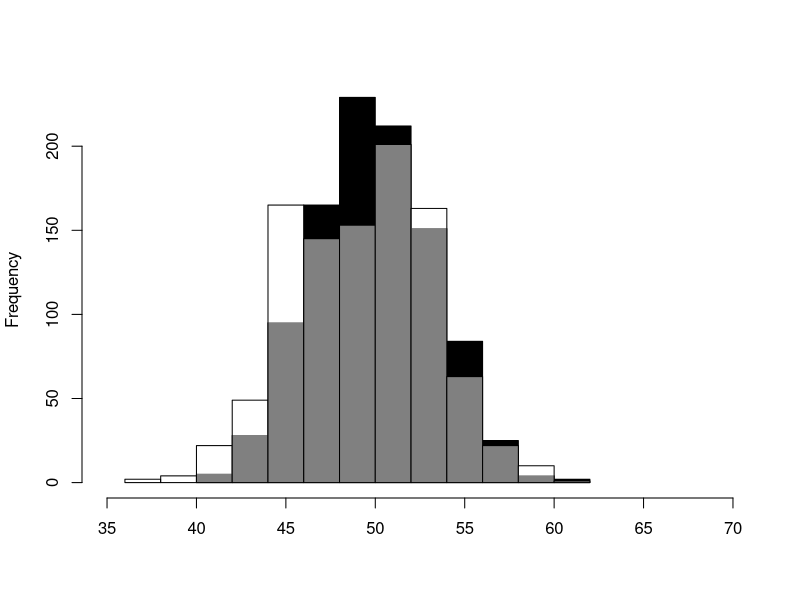
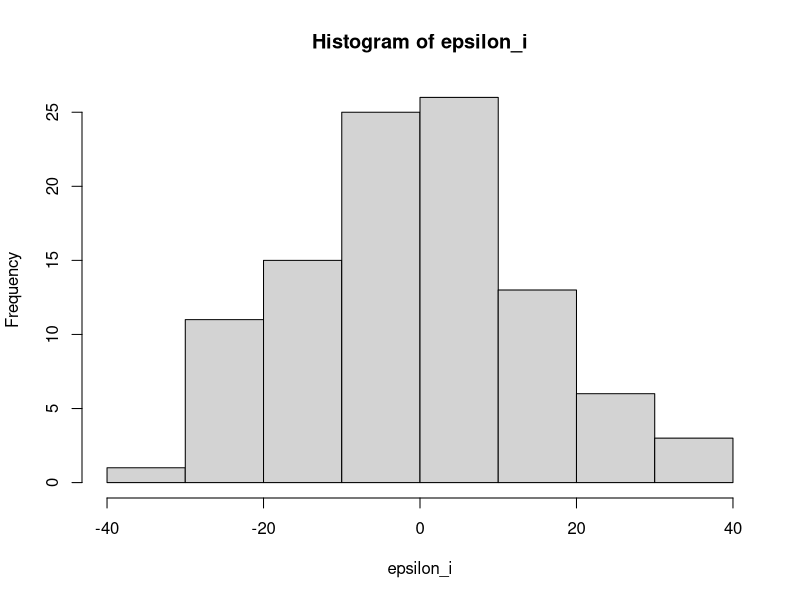
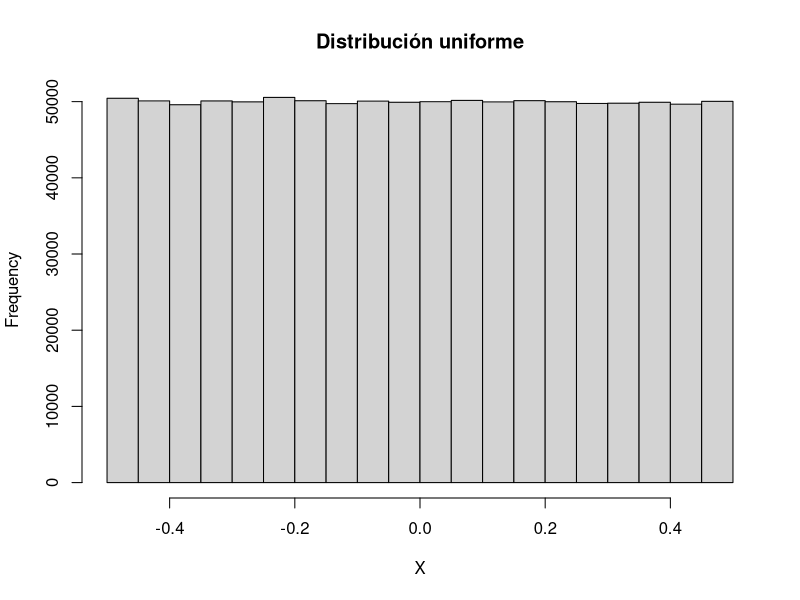
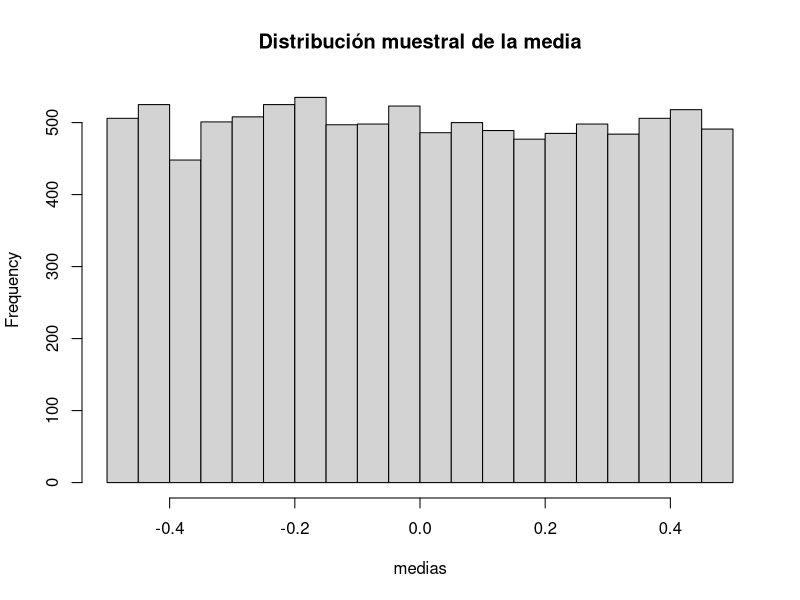
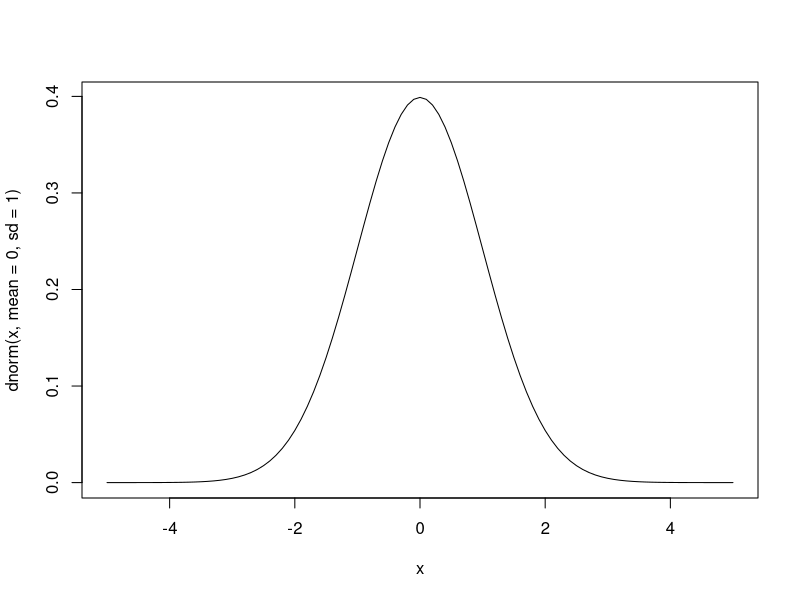
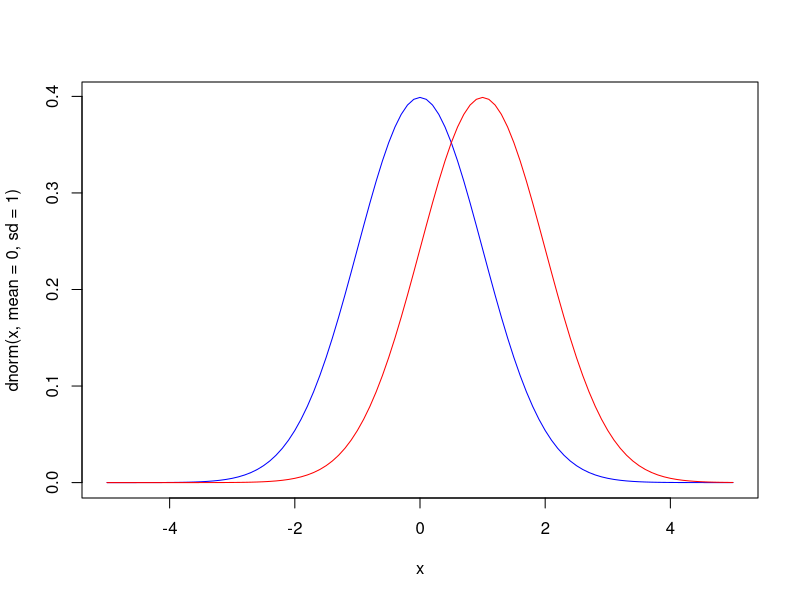
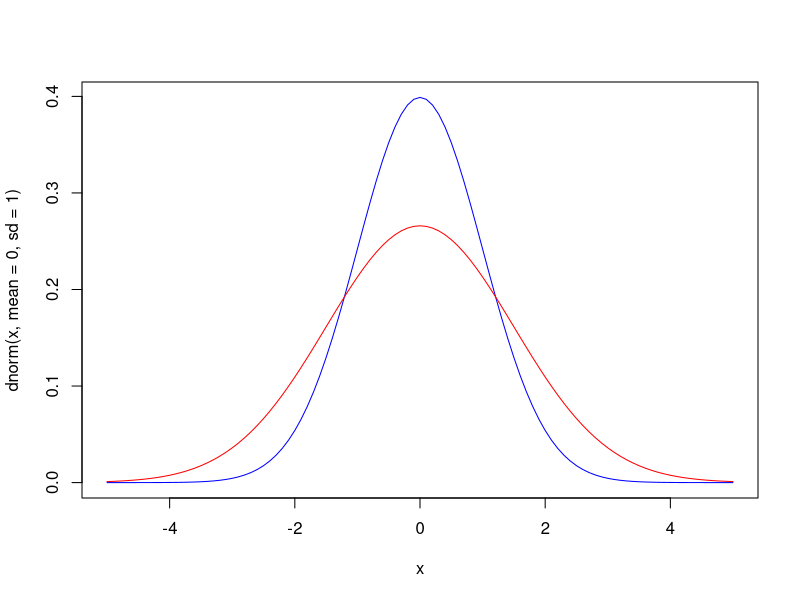
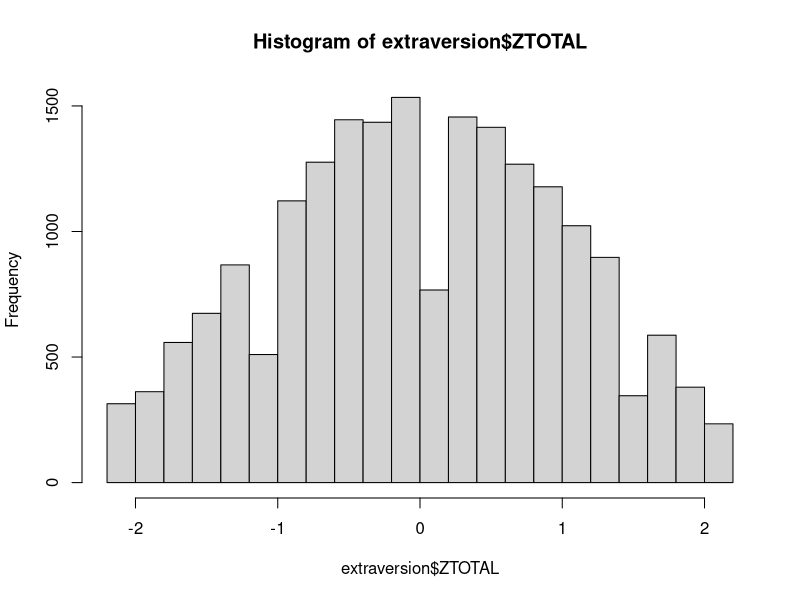

Reproduce these figures in R, in order.
## ---- chunk 1
library(readr)
library(dplyr)
## ---- chunk 2
epsilon_i <- c(
  -11, 6, 32, 15, 20, 11, -19, 8, 1, 7, 12, -5, 29, -14, -4, 0,
  -15, 11, -31, 12, 0, -4, -11, -22, 7, -10, -4, -2, 14, 0, 4, 
  7, -8, -13, -15, 17, 2, -14, -5, 10, -5, -2, 3, 4, 22, -17, 12, 
  -26, -1, 9, -6, -22, -7, -25, -23, -8, -20, 4, 29, -10, -12, 
  13, 3, 28, 10, 5, 10, -7, 1, 2, 1, -2, -3, -4, 6, 17, 31, 24,
  19, -5, 4, -23, 10, -26, -15, 20, -11, -24, 3, 2, -6, 25, -9,
  -5, -5, -28, 5, -19, 35, -24)
## ---- chunk 3
e_i <- sample(x = epsilon_i, size = 20, replace = TRUE)
## ---- chunk 4
Y_i = 50 + e_i
## ---- chunk 5
mean(Y_i)
median(Y_i)
## ---- chunk 6
medias <- vector(mode = "numeric")
medianas <- vector(mode = "numeric")

for (i in 1:1000) {
  e_i <- sample(x = epsilon_i, size = 20, replace = TRUE)
  Y_i = 50 + e_i
  medias[i] <- mean(Y_i)
  medianas[i] <- median(Y_i)
}
## ---- chunk 7
mean(medias)
mean(medianas)
## ---- chunk 8
hist(medias, col = "black", main = "", xlab = "", xlim = c(35, 70))
hist(medianas, col = rgb(1, 1, 1, 0.5), add = TRUE)
## ---- chunk 9
hist(epsilon_i)
## ---- chunk 10
N <- 1e6
X <- runif(N, -0.5, 0.5)
hist(X, main = "Distribución uniforme")
## ---- chunk 11
medias <- vector(mode = "numeric")
n <- 1

for (i in 1:10000) medias[i] <- mean(sample(x = X, size = n, replace = TRUE))

hist(medias, main = "Distribución muestral de la media")
## ---- chunk 12
curve(dnorm(x, mean=0, sd=1), from=-5, to=5)
## ---- chunk 13
curve(dnorm(x, mean = 0, sd = 1), from=-5, to=5, col="blue")
curve(dnorm(x, mean = 1, sd = 1), col="red", add=TRUE)
## ---- chunk 14
curve(dnorm(x, mean = 0, sd = 1), from=-5, to=5, col="blue")
curve(dnorm(x, mean = 0, sd = 1.5), col="red", add=TRUE)
## ---- chunk 15
extraversion <- read_delim("extraversion.csv", delim = ";")
## ---- chunk 16
extraversion$TOTAL <- rowMeans(extraversion)
## ---- chunk 17
extraversion$ZTOTAL <- scale(extraversion$TOTAL)
## ---- chunk 18
hist(extraversion$ZTOTAL)
## ---- chunk 19
score <- mean(c(2, 4, 1, 5, 1, 3, 1, 5, 1, 5))
## ---- chunk 20
z_score <- (score - mean(extraversion$TOTAL))/sd(extraversion$TOTAL)
## ---- chunk 21
hist(extraversion$ZTOTAL, col = "yellow")
abline(v = z_score, col = "blue", lwd = 2, lty = "dotted")
## ---- chunk 22
integrate(dnorm, mean = 0, sd = 1, lower = z_score, upper = Inf)$value
## ---- chunk 23
integrate(dnorm, mean = 0, sd = 1, lower = -1, upper = 1)$value
## ---- chunk 24
hist(extraversion$ZTOTAL, col = "yellow")
abline(v = c(-1.959964, 1.959964), col = "blue", lwd = 2, lty = "dotted")
## ---- chunk 25
1 - integrate(dnorm, mean = 0, sd = 1, lower = -1.959964, upper = 1.959964)$value
## ---- chunk 26
Z <- seq(from = -3, to = 3, by = 0.1)
probability <- pnorm(Z)
cumulativeProbabilities <- round(cbind(Z, probability), 3)
## ---- chunk 27
plot(Z, probability, type="l")
